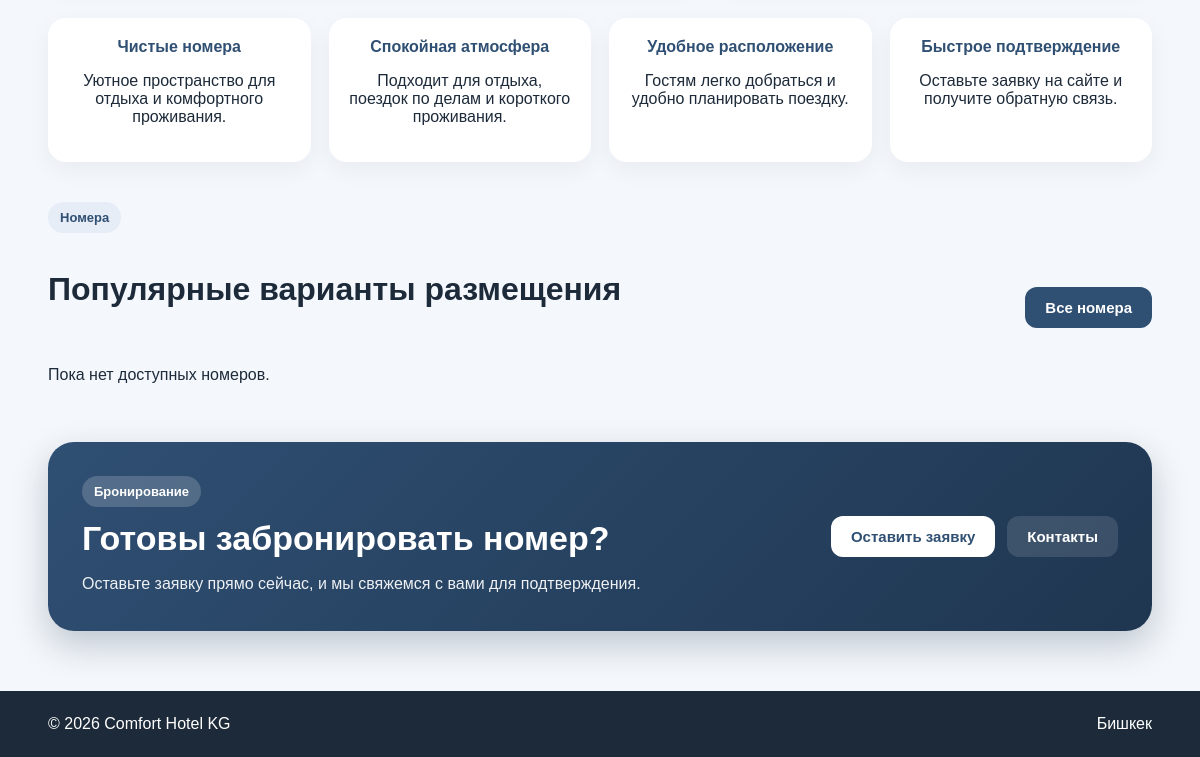
Before: / (lower part) with the older database file.
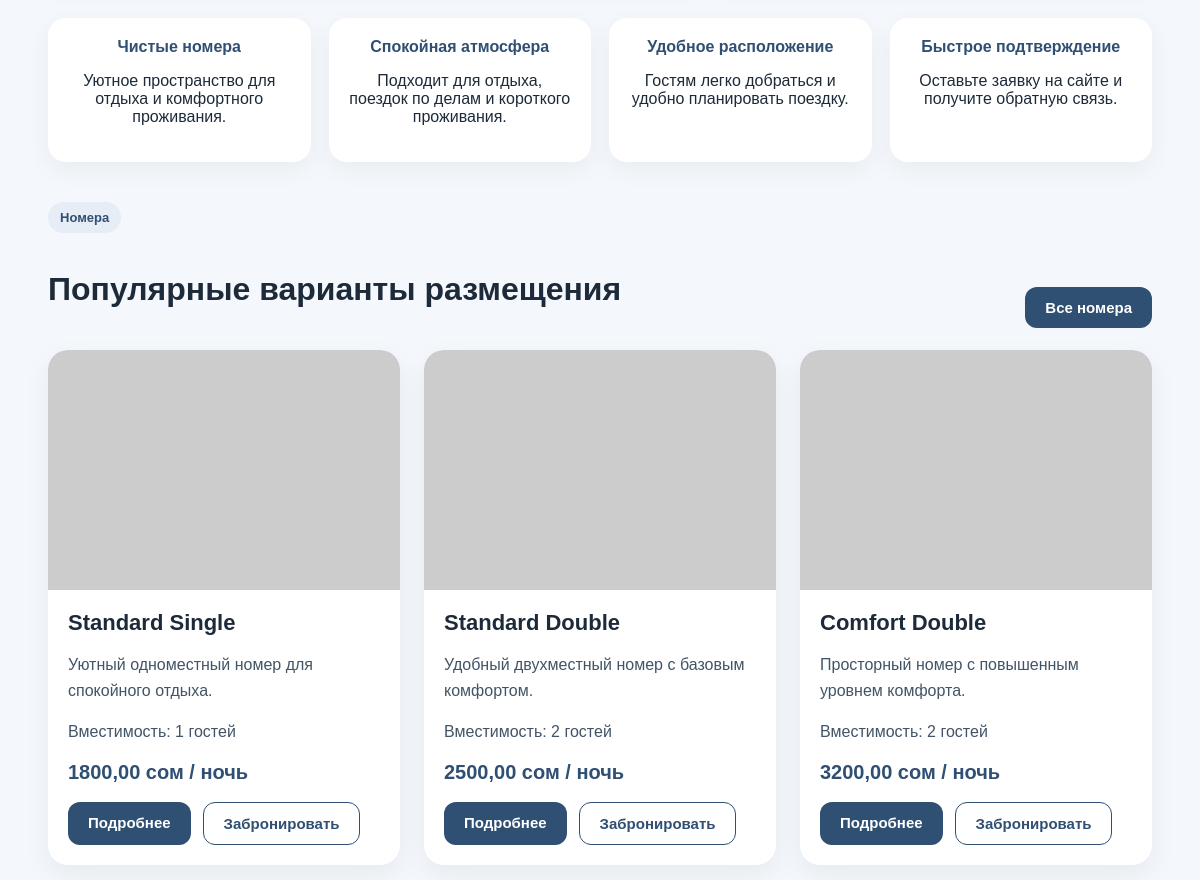
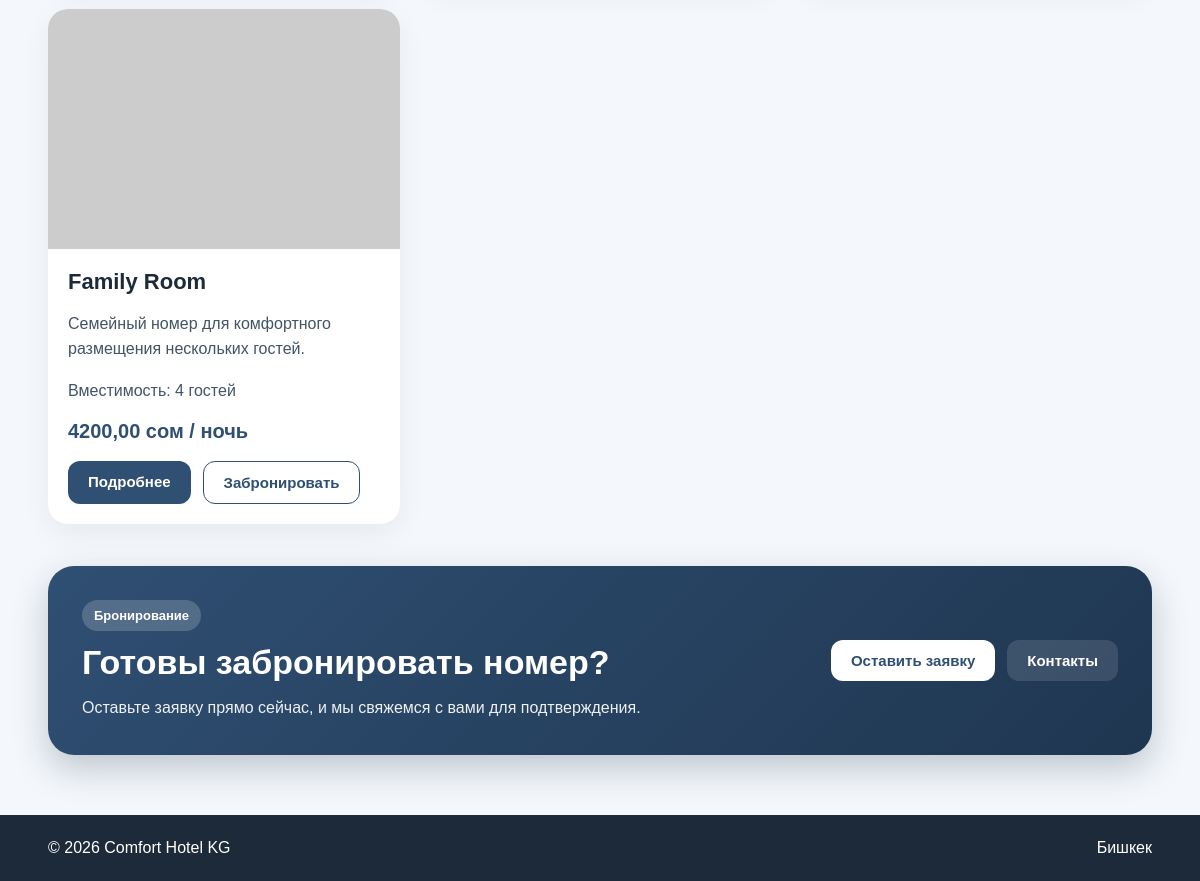
After: the same page with the newer database file (2 pictures, top to bottom).
### rooms/models.py (models this page shows, shortened)
class Room(models.Model):
    title = models.CharField(max_length=120, unique=True)
    slug = models.SlugField(max_length=140, unique=True, blank=True)
    short_description = models.CharField(max_length=255)
    description = models.TextField()
    price_per_night = models.DecimalField(
        max_digits=10,
        decimal_places=2,
        validators=[MinValueValidator(0)]
    )
    capacity = models.PositiveIntegerField(validators=[MinValueValidator(1)])
    is_active = models.BooleanField(default=True)
    created_at = models.DateTimeField(auto_now_add=True)
    class Meta:
        ordering = ["price_per_night", "title"]
        verbose_name = "Room"
        verbose_name_plural = "Rooms"

### core/views.py (the view)
# urls.py: path("", home_view, name="home"),
def home_view(request):
    rooms = Room.objects.filter(is_active=True).prefetch_related("images")[:6]
    return render(request, "core/home.html", {"rooms": rooms})

### templates/core/home.html (shortened to what this page needs)
{% extends "base.html" %}
{% block content %}
<section class="features">
    <div class="feature-box">
        <h4>Чистые номера</h4>
        <p>Уютное пространство для отдыха и комфортного проживания.</p>
    </div>
    <div class="feature-box">
        <h4>Спокойная атмосфера</h4>
        <p>Подходит для отдыха, поездок по делам и короткого проживания.</p>
    </div>
    <div class="feature-box">
        <h4>Удобное расположение</h4>
        <p>Гостям легко добраться и удобно планировать поездку.</p>
    </div>
    <div class="feature-box">
        <h4>Быстрое подтверждение</h4>
        <p>Оставьте заявку на сайте и получите обратную связь.</p>
    </div>
</section>
<section class="section">
    <div class="section-head">
        <div>
            <span class="section-badge">Номера</span>
            <h2 class="section-title">Популярные варианты размещения</h2>
        </div>
        <a href="{% url 'rooms:room_list' %}" class="btn">Все номера</a>
    </div>
    <div class="grid">
        {% for room in rooms %}
            <div class="card">
                {% with main_image=room.images.first %}
                    {% if main_image %}
                        <img src="{{ main_image.image.url }}" alt="{{ room.title }}">
                    {% else %}
                        <img src="https://via.placeholder.com/900x600?text=Room+Image" alt="{{ room.title }}">
                    {% endif %}
                {% endwith %}
                <div class="card-body">
                    <h3>{{ room.title }}</h3>
                    <p>{{ room.short_description }}</p>
                    <p>Вместимость: {{ room.capacity }} гостей</p>
                    <div class="price">{{ room.price_per_night }} сом / ночь</div>
                    <div class="card-actions">
                        <a href="{% url 'rooms:room_detail' room.slug %}" class="btn">Подробнее</a>
                        <a href="{% url 'bookings:booking_create_for_room' room.slug %}" class="btn btn-outline">Забронировать</a>
                    </div>
                </div>
            </div>
        {% empty %}
            <p>Пока нет доступных номеров.</p>
        {% endfor %}
    </div>
</section>
<section class="cta-section">
    <div class="cta-box">
        <div>
            <span class="section-badge light">Бронирование</span>
            <h2>Готовы забронировать номер?</h2>
            <p>
                Оставьте заявку прямо сейчас, и мы свяжемся с вами для подтверждения.
            </p>
        </div>
        <div class="cta-actions">
            <a href="{% url 'bookings:booking_create' %}" class="btn btn-light">Оставить заявку</a>
            <a href="{% url 'contacts:contact' %}" class="btn btn-dark-soft">Контакты</a>
        </div>
    </div>
</section>
{% endblock %}

### templates/base.html (shortened to what this page needs)
{% load static %}
<!DOCTYPE html>
<html lang="ru">
<head>
    <link rel="stylesheet" href="{% static 'css/style.css' %}">
</head>
<body>
    <main class="main-content container">
        {% block content %}{% endblock %}
    </main>
    <footer class="site-footer">
        <div class="container footer-row">
            <div>© 2026 Comfort Hotel KG</div>
            <div>Бишкек</div>
        </div>
    </footer>
</body>
</html>

### static/css/style.css (style rules this page uses)
* { box-sizing: border-box; }
body { margin: 0; font-family: Arial, sans-serif; background: #f4f7fb; color: #1d2a39; }
.container { width: min(1120px, 92%); margin: 0 auto; }
.main-content { padding: 40px 0 60px; }
.btn { display: inline-block; background: #2f4f73; color: white; text-decoration: none; border: none; border-radius: 12px; padding: 12px 20px; cursor: pointer; font-size: 15px; font-weight: 600; }
.btn-light { background: white; color: #2f4f73; }
.section { margin-bottom: 42px; }
.section-title { font-size: 32px; margin-bottom: 20px; }
.grid { display: grid; grid-template-columns: repeat(3, 1fr); gap: 24px; }
.card { background: white; border-radius: 20px; overflow: hidden; box-shadow: 0 10px 28px rgba(0, 0, 0, 0.06); }
.card img { width: 100%; height: 240px; object-fit: cover; display: block; }
.card-body { padding: 20px; }
.card-body h3 { margin-top: 0; margin-bottom: 10px; font-size: 22px; }
.card-body p { color: #425466; line-height: 1.6; }
.price { font-size: 20px; font-weight: 700; color: #2f4f73; margin: 12px 0 18px; }
.features { display: grid; grid-template-columns: repeat(4, 1fr); gap: 18px; margin: 30px 0 40px; }
.feature-box { background: white; border-radius: 18px; padding: 20px; text-align: center; box-shadow: 0 8px 24px rgba(0, 0, 0, 0.05); }
.feature-box h4 { margin: 0 0 8px; color: #2f4f73; }
.site-footer { background: #1d2a39; color: white; padding: 24px 0; }
.footer-row { display: flex; justify-content: space-between; gap: 20px; flex-wrap: wrap; }
.section-head { display: flex; align-items: end; justify-content: space-between; gap: 20px; margin-bottom: 22px; flex-wrap: wrap; }
.section-badge { display: inline-block; background: #e6edf6; color: #2f4f73; padding: 8px 12px; border-radius: 999px; font-size: 13px; font-weight: 700; margin-bottom: 12px; }
.section-badge.light { background: rgba(255, 255, 255, 0.18); color: white; }
.card-actions { display: flex; gap: 12px; flex-wrap: wrap; }
.btn-outline { background: transparent; color: #2f4f73; border: 1px solid #2f4f73; }
.cta-section { margin-top: 42px; }
.cta-box { background: linear-gradient(135deg, #2f4f73, #1f3650); color: white; border-radius: 26px; padding: 34px; display: flex; align-items: center; justify-content: space-between; gap: 24px; flex-wrap: wrap; box-shadow: 0 14px 34px rgba(31, 54, 80, 0.25); }
.cta-box h2 { margin: 0 0 12px; font-size: 34px; }
.cta-box p { margin: 0; max-width: 600px; line-height: 1.7; color: rgba(255, 255, 255, 0.92); }
.cta-actions { display: flex; gap: 12px; flex-wrap: wrap; }
.btn-dark-soft { background: rgba(255, 255, 255, 0.12); color: white; }

Changed rows visible on the page:
added Room: title "Standard Single", short_description "Уютный одноместный номер для спокойного отдыха.", capacity "1", price_per_night "1800,00"
added Room: title "Standard Double", short_description "Удобный двухместный номер с базовым комфортом.", capacity "2", price_per_night "2500,00"
added Room: title "Comfort Double", short_description "Просторный номер с повышенным уровнем комфорта.", capacity "2", price_per_night "3200,00"
added Room: title "Family Room", short_description "Семейный номер для комфортного размещения нескольких гостей.", capacity "4", price_per_night "4200,00"
Other visible differences:
text no longer shown: "Пока нет доступных номеров."
